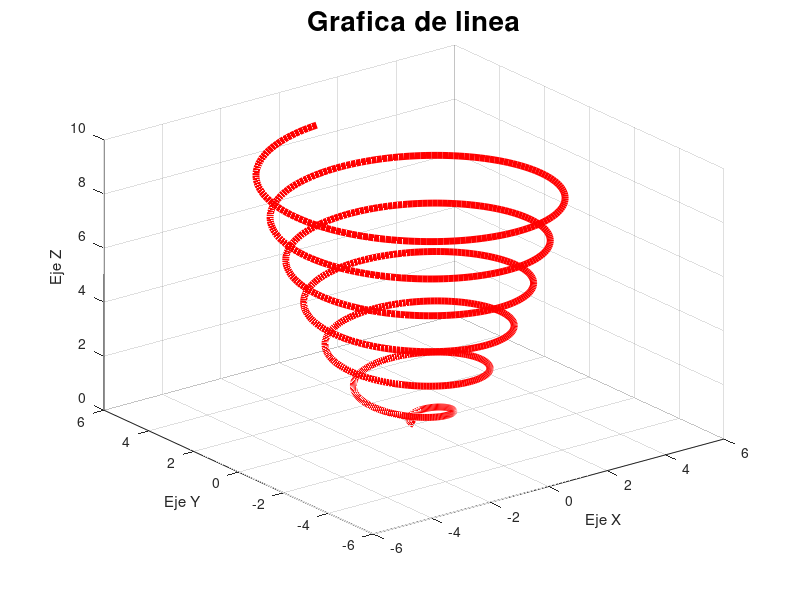

Recreate this plot in MATLAB.
t=linspace(0,6*pi,1000);
x=sqrt(t).*sin(2*t);
y=sqrt(t).*cos(2*t);
z=0.5*t;

plot3(x,y,z,'r','LineWidth', 5);
grid on;
title("Grafica de linea", 'FontSize', 20);
xlabel("Eje X");
ylabel("Eje Y");
zlabel("Eje Z");